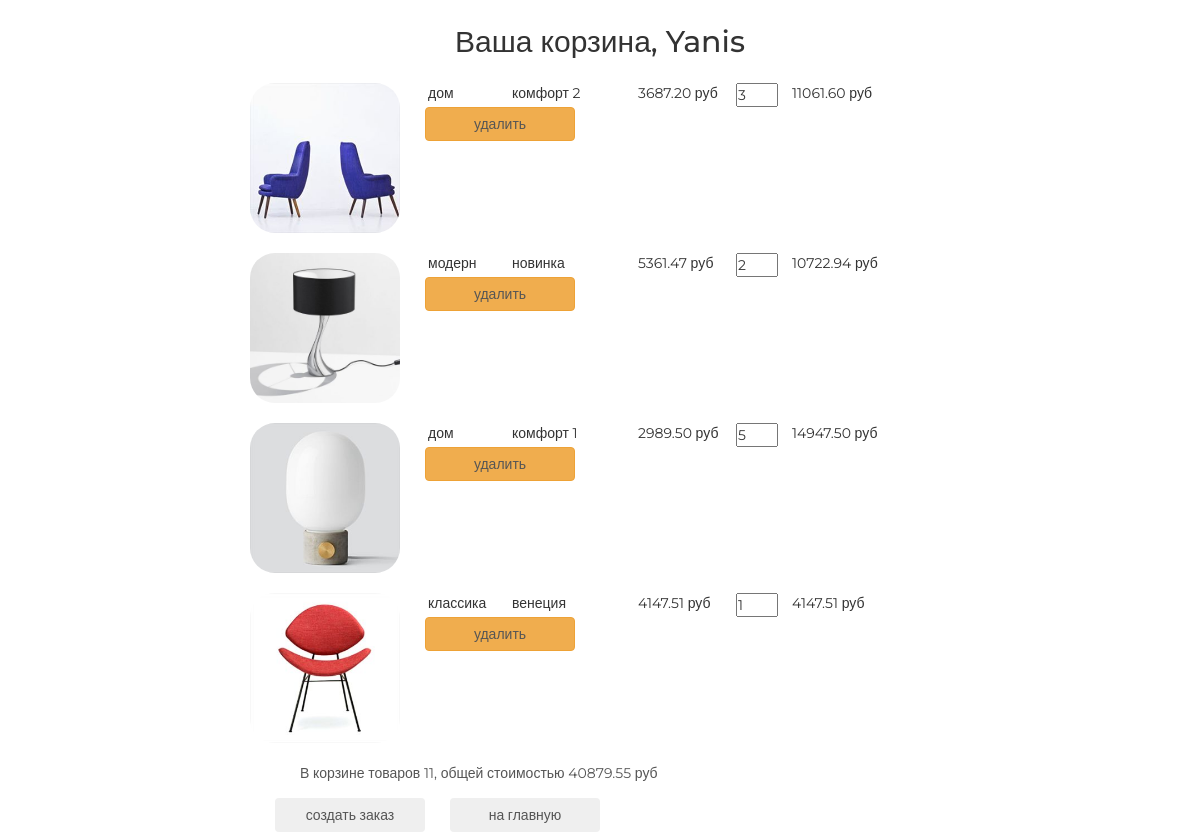
/basket/ (signed in), run on the app's committed database.
### authapp/models.py (models this page shows, shortened)
class ShopUser(AbstractUser):
    avatar = models.ImageField(upload_to='users_avatars', blank=True, verbose_name='аватарка')
    age = models.PositiveSmallIntegerField(verbose_name='возраст', default=18)
    activation_key = models.CharField(max_length=128, blank=True)
    activation_key_expires = models.DateTimeField(default=(now() + timedelta(hours=48)))

### basketapp/models.py (models this page shows, shortened)
class Basket(models.Model):
    user = models.ForeignKey(settings.AUTH_USER_MODEL, on_delete=models.CASCADE, verbose_name='пользователь')
    product = models.ForeignKey(Product, on_delete=models.CASCADE, verbose_name='товар')
    quantity = models.PositiveIntegerField(default=0, verbose_name='количество')
    add_datetime = models.DateTimeField(auto_now_add=True)
    @property
    def product_cost(self):
        return self.product.price * self.quantity
    @property
    def total_quantity(self):
        _items = Basket.objects.filter(user=self.user)
        _totalquantity = sum(list(map(lambda x: x.quantity, _items)))
        return _totalquantity
    @property
    def total_cost(self):
        _items = Basket.objects.filter(user=self.user)
        _totalcost = sum(list(map(lambda x: x.product_cost, _items)))
        return _totalcost

### mainapp/models.py (models this page shows, shortened)
class Product(models.Model):
    category = models.ForeignKey(ProductCategory, on_delete=models.CASCADE)
    name = models.CharField(verbose_name='имя продукта', max_length=128)
    image = models.ImageField(upload_to='products_images', blank=True)
    short_desc = models.CharField(max_length=128, verbose_name='краткое описание', blank=True)
    description = models.TextField(verbose_name='описание продукта', blank=True)
    price = models.DecimalField(verbose_name='цена продукта', max_digits=8, decimal_places=2, default=0)
    quantity = models.PositiveIntegerField(verbose_name='колличество на складе', default=0)
    is_active = models.BooleanField(default=True)
    class Meta:
        verbose_name = 'товар'
        verbose_name_plural = 'товары'

class ProductCategory(models.Model):
    name = models.CharField(max_length=64, unique=True, verbose_name='название категории')
    description = models.TextField(blank=True, verbose_name='описание категории')
    is_active = models.BooleanField(default=True)
    class Meta:
        verbose_name = 'категория(ю)'
        verbose_name_plural = 'категории'

### basketapp/views.py (the view)
# urls.py: path('', basketapp.basket, name='basket'),
@login_required
def basket(request):
    content = {
        'basket_items': Basket.objects.filter(user=request.user)
    }
    return render(request, 'basketapp/basket.html', content)

### mainapp/context_processors.py (called while the page is built)
def basket(request):
    basket_items = []
    if request.user.is_authenticated:
        basket_items = Basket.objects.filter(user=request.user)
    return {
        'basket': basket_items
    }

### basketapp/templates/basketapp/basket.html
{% extends 'basketapp/base.html' %}
{% load static %}
{% block content %}
  <div class="basket_list">
    {% include 'basketapp/includes/inc_basket_list.html' %}
  </div>
  {% if basket_items %}
      <button class="btn btn-round">
          <a href="{% url 'order:order_create' %}">создать заказ</a>
      </button>
  {% endif %}
      <button class="btn btn-round">
          <a href="{% url 'main' %}">на главную</a>
      </button>
{% endblock %}

### basketapp/templates/basketapp/base.html (shortened to what this page needs)
<!DOCTYPE html>
{% load static %}
<html>
<head>
  {% block css %}
    <link rel="stylesheet" href="{% static 'css/bootstrap.min.css' %}">
    <link rel="stylesheet" href="{% static 'style.css' %}">
    <link rel="stylesheet" href="{% static 'fonts/font-awesome/css/font-awesome.css' %}">
  {% endblock %}
</head>
<body>
  <div class="basket_container">
    <div class="h2 text-center head">
      Ваша корзина,
      {% if user.first_name %}
        {{ user.first_name|title}}
      {% else %}
        Пользователь
      {% endif %}
    </div>
    {% block content %}
    {% endblock %}
  </div>
</body>
</html>

### basketapp/templates/basketapp/includes/inc_basket_list.html
{% for item in basket_items %}
<div class="basket_record">
  <img src="/media/{{ item.product.image }}" alt="{{ item.product.short_desc }}">
  <span class="category_name">{{ item.product.category.name }}</span>
  <span class="product_name">{{ item.product.name }}</span>
  <span class="product_price">{{ item.product.price }}&nbspруб</span>
  <input type="number" name="{{ item.pk }}"
                       min="0"
                       value="{{ item.quantity }}">
  <span class="product_cost">{{ item.product_cost }}&nbspруб</span>
  <button class="btn btn-warning">
    <a href="{% url 'basket:remove' item.pk %}" class="">
      удалить
    </a>
  </button>
</div>
{% endfor %}
{% if basket_items %}
<div class="basket_summary">
  В корзине товаров {{ basket_items.0.total_quantity }}, общей стоимостью
            {{ basket_items.0.total_cost }} руб
</div>
{% else %}
  <div class="basket_summary">
  В корзине пока нет товаров.
</div>
{% endif %}

### static/style.css (style rules this page uses)
* { margin: 0; padding: 0; }
body { font-family: 'Montserrat', sans-serif; }
html, body { height: 100%; }
.basket_container { margin: 25px auto; width: 700px; }
.basket_list input[type="number"] { width: 3em; position: relative; display: block; float: left; }
.basket_list span.category_name { margin-left: 2em; width: 5em; position: relative; display: block; float: left; }
.basket_list span.product_name { margin-left: 1em; width: 8em; position: relative; display: block; float: left; }
.basket_list span.product_price { margin-left: 1em; width: 7em; position: relative; display: block; float: left; }
.basket_list span.product_cost { margin-left: 1em; width: 7em; position: relative; display: block; float: left; }
.basket_list .basket_record { position: relative; display: block; height: 170px; float: none; }
.basket_container .head { margin: 25px auto; }
.basket_container button { margin-left: 25px; width: 150px; display: block; float: left; }
.basket_container button a { text-decoration: none; color: #555; }
.basket_container img { display: block; float: left; width: 150px; border-radius: 25px; }
.basket_container .basket_summary { display: block; margin-left: 50px; margin-bottom: 15px; color: #555; }

### data on the page
ShopUser: first_name "Yanis"
Basket: product.image (picture), product.category.name "дом", product.name "комфорт 2", product.price "3687.20", quantity "3", product_cost "11061.60", user+quantity "11", user+product+quantity "40879.55"
Basket: product.image (picture), product.category.name "модерн", product.name "новинка", product.price "5361.47", quantity "2", product_cost "10722.94"
Basket: product.image (picture), product.category.name "дом", product.name "комфорт 1", product.price "2989.50", quantity "5", product_cost "14947.50"
Basket: product.image (picture), product.category.name "классика", product.name "венеция", product.price "4147.51", quantity "1", product_cost "4147.51"
